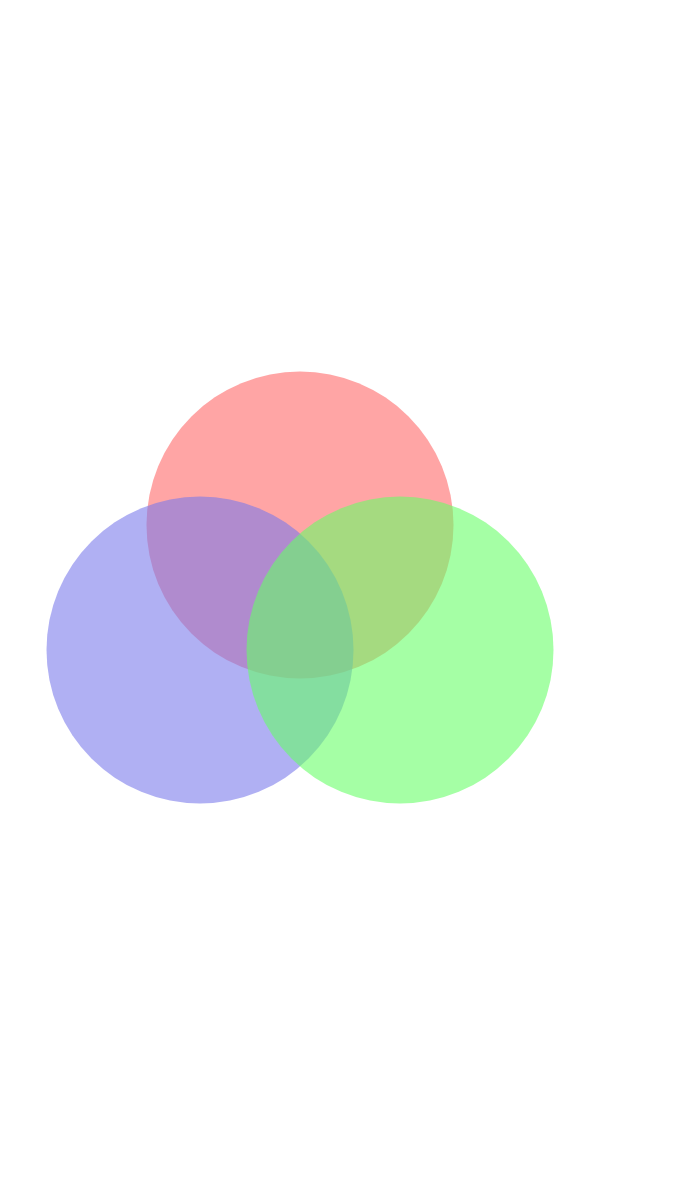
Frame 1 (no input)
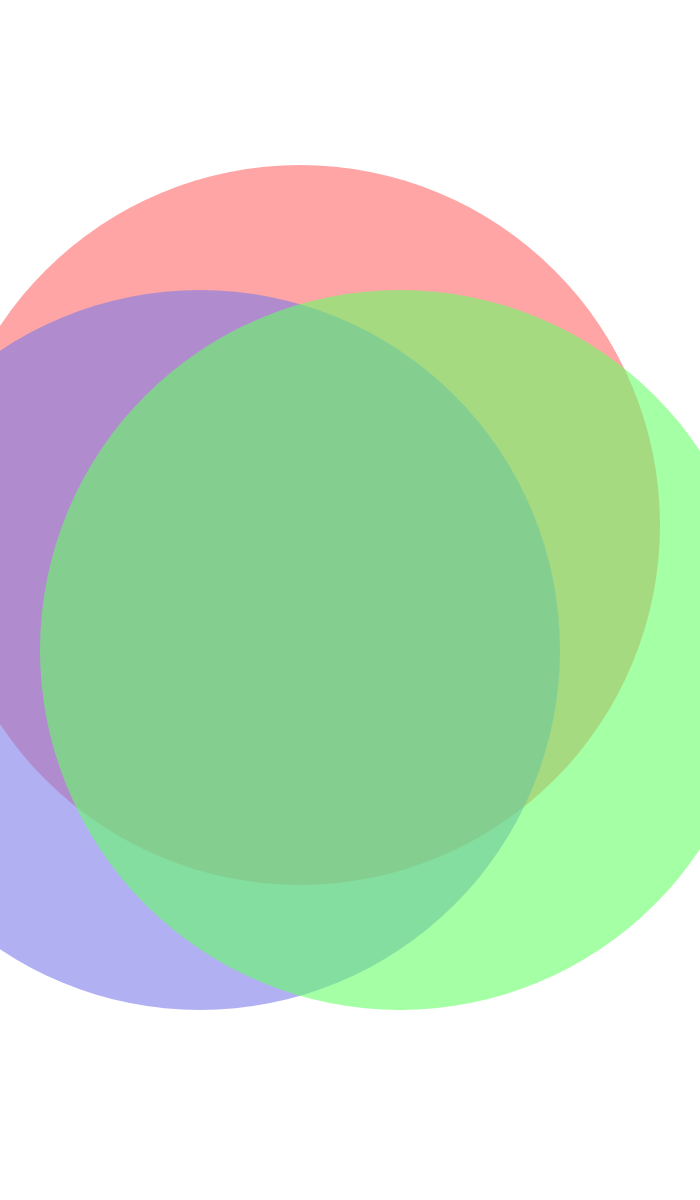
Frame 60 (no input)
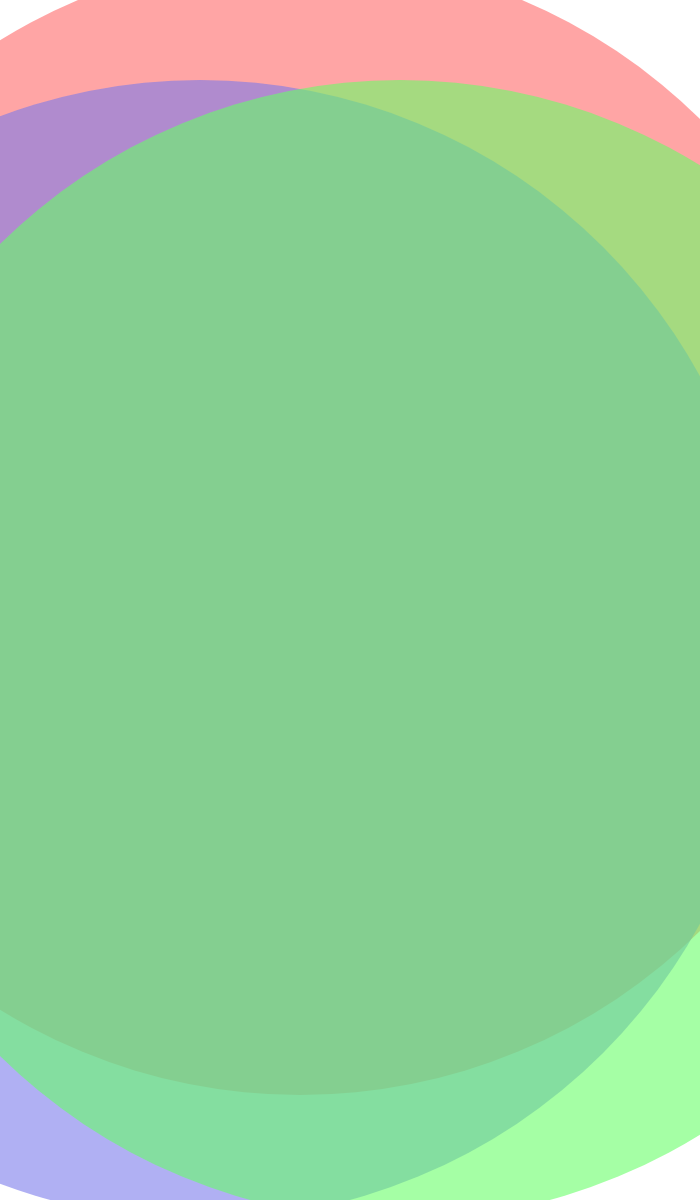
Frame 120 (the mouse pressed at the canvas centre since frame 60)

The p5.js sketch that drew these frames (run headless with seeded random() and noise() and a simulated clock; from frame 60 on, the mouse is pressed at the canvas centre):

// p5.js sketch
// ── sketch.js
/* PDM Course: Web Graphics Unit, Benchmark Assignment 1:
Basic Drawing in P5.js

Image 1 Answer: RGB overlapping circles (transparent)
Code by Anthony T. Marasco -2016
*/

var circleSize;
var circleSize2;
var speed;

function setup() {
  createCanvas(700, 1200);
  
  
  circleSize = 300;
  circleSize2 = 300;
  speed = 7;
}

function draw() {
  background(255);
  circleSize +=  speed;
  circleSize2 +=  speed;
  noStroke();
  fill(255, 102, 102, 150);//red circle
  ellipse(width/2-50, height/2-75, circleSize2, circleSize);
  noStroke();
  fill(121, 121, 235, 150);//blue circle
  ellipse(width/2-150, height/2+50, circleSize2, circleSize);
  fill(102, 255, 102, 150);//green circle
  ellipse(width/2+50, height/2+50, circleSize2, circleSize);
  
}
